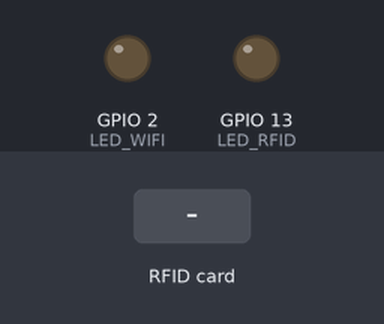
Simulated run of this program. Board: ESP32-S3. On the bench: output pins drawn as LEDs (lit = HIGH). The inputs (shaded band) are chosen by the test bench. WiFi joins after 1.5 s; servers stay silent unless stated; uploads are accepted with an empty reply; what the program prints to the serial monitor is not drawn.

Above: at 0.0 s.
At 4.9 s:
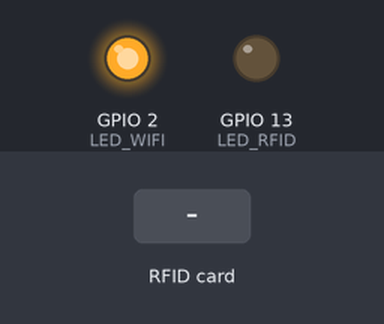
5.0 s: RFID card 5E 7A 19 C4 held to the reader
At 5.19 s:
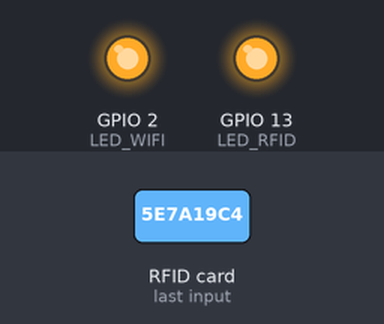
Timing chart, 0 to 8.0 s (numbered marks = the images above; inputs shaded):
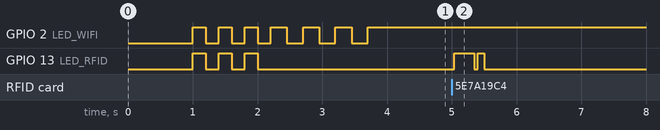

The program:

main.cpp
```cpp
#include <Arduino.h>
#include <SPI.h>
#include <MFRC522.h>
#include <WiFi.h>
#include <HTTPClient.h>
#include <ArduinoJson.h>

// ============================================
// CONFIGURACIÓN WIFI - RED REAL
// ============================================
const char* ssid = "redmi-note";          // Nombre del WiFi que TIENES
const char* password = "124abcjeje";        // Contraseña del WiFi

// Dirección del servidor (CAMBIAR según PC que uses)
const char* serverUrl = "http://10.95.16.191:5000/rfid"; // IP del PC con Flask

// ============================================
// CONFIGURACIÓN RFID Y LEDs
// ============================================
#define SS_PIN    8    // GPIO8 -> SDA/SS
#define RST_PIN   4    // GPIO4 -> RST
#define LED_WIFI  2    // GPIO2 - LED onboard azul
#define LED_RFID  13   // GPIO13 - LED para lectura (opcional)

MFRC522 mfrc522(SS_PIN, RST_PIN);

// ============================================
// VARIABLES GLOBALES
// ============================================
unsigned long lastReadTime = 0;
const unsigned long READ_INTERVAL = 3000; // 3 segundos entre lecturas

// ============================================
// CONEXIÓN WIFI AUTOMÁTICA AL ENCENDER
// ============================================
void connectToWiFi() {
    Serial.print("📡 Conectando a: ");
    Serial.println(ssid);

    // Configurar WiFi
    WiFi.mode(WIFI_STA);
    WiFi.begin(ssid, password);

    // LED parpadea rápido mientras conecta
    unsigned long startTime = millis();
    while (WiFi.status() != WL_CONNECTED && (millis() - startTime) < 15000) {
        digitalWrite(LED_WIFI, !digitalRead(LED_WIFI));
        delay(250);
        Serial.print(".");
    }

    if (WiFi.status() == WL_CONNECTED) {
        digitalWrite(LED_WIFI, HIGH); // LED fijo = CONECTADO
        Serial.println("\n✅ WiFi CONECTADO!");
        Serial.print("📶 IP Local: ");
        Serial.println(WiFi.localIP());
        Serial.print("📡 RSSI: ");
        Serial.print(WiFi.RSSI());
        Serial.println(" dBm");
    } else {
        Serial.println("\n❌ FALLO WiFi");
        Serial.println("   El ESP32 se reiniciará en 5s...");
        digitalWrite(LED_WIFI, LOW);
        delay(5000);
        ESP.restart(); // Reinicia para intentar nuevamente
    }
}

// ============================================
// ENVÍO DE DATOS RFID AL SERVIDOR - FORMATO SIMPLIFICADO
// ============================================
bool sendRFIDData(String uid) {
    // Verificar conexión WiFi
    if (WiFi.status() != WL_CONNECTED) {
        Serial.println("⚠️  WiFi desconectado");
        digitalWrite(LED_WIFI, LOW);
        return false;
    }

    // Crear cliente HTTP
    HTTPClient http;
    http.begin(serverUrl);
    http.addHeader("Content-Type", "application/json");
    http.setTimeout(5000); // Timeout de 5 segundos

    // Crear JSON en formato simplificado: {"rfid":"UID_AQUI"}
    String body = "{\"rfid\":\"" + uid + "\"}";

    // Mostrar info de envío
    Serial.println("\n📤 ENVIANDO DATOS:");
    Serial.print("   Destino: ");
    Serial.println(serverUrl);
    Serial.print("   Datos: ");
    Serial.println(body);

    // Enviar POST
    int httpCode = http.POST(body);

    // Procesar respuesta
    if (httpCode > 0) {
        Serial.printf("📥 HTTP Code: %d\n", httpCode);

        if (httpCode == HTTP_CODE_OK || httpCode == HTTP_CODE_CREATED) {
            String response = http.getString();
            Serial.print("✅ ÉXITO - Respuesta: ");
            Serial.println(response);

            // LED de RFID parpadea rápido (éxito)
            if (LED_RFID != -1) {
                digitalWrite(LED_RFID, HIGH);
                delay(100);
                digitalWrite(LED_RFID, LOW);
                delay(50);
                digitalWrite(LED_RFID, HIGH);
                delay(100);
                digitalWrite(LED_RFID, LOW);
            }
            http.end();
            return true;
        } else {
            // Mostrar cuerpo de error si existe
            String errorResponse = http.getString();
            if (errorResponse.length() > 0) {
                Serial.print("📄 Respuesta del servidor: ");
                Serial.println(errorResponse);
            }
        }
    } else {
        Serial.printf("❌ Error HTTP: %s\n", http.errorToString(httpCode).c_str());
    }

    http.end();

    // LED de RFID parpadea lento (error)
    if (LED_RFID != -1) {
        for(int i = 0; i < 3; i++) {
            digitalWrite(LED_RFID, HIGH);
            delay(300);
            digitalWrite(LED_RFID, LOW);
            delay(200);
        }
    }

    return false;
}

// ============================================
// SETUP - EJECUTADO AL ENCENDER
// ============================================
void setup() {
    Serial.begin(115200);
    delay(1000); // Espera para estabilizar

    // Configurar LEDs
    pinMode(LED_WIFI, OUTPUT);
    pinMode(LED_RFID, OUTPUT);
    digitalWrite(LED_WIFI, LOW);
    digitalWrite(LED_RFID, LOW);

    // Secuencia de inicio
    Serial.println("\n\n" + String(80, '='));
    Serial.println("🚀 ESP32-S3 RFID CLIENT - INICIANDO");
    Serial.println(String(80, '='));

    // Parpadeo inicial de LEDs
    for(int i = 0; i < 3; i++) {
        digitalWrite(LED_WIFI, HIGH);
        digitalWrite(LED_RFID, HIGH);
        delay(200);
        digitalWrite(LED_WIFI, LOW);
        digitalWrite(LED_RFID, LOW);
        delay(200);
    }

    // CONEXIÓN AUTOMÁTICA A WIFI
    connectToWiFi();

    // Inicializar RFID
    SPI.begin();
    mfrc522.PCD_Init();

    // Verificar lector RFID
    byte version = mfrc522.PCD_ReadRegister(MFRC522::VersionReg);
    Serial.print("📟 Versión MFRC522: 0x");
    Serial.println(version, HEX);

    if (version == 0x00 || version == 0xFF) {
        Serial.println("❌ ERROR: Lector RFID NO detectado");
        Serial.println("   Verifica conexiones de pines:");
        Serial.println("   GPIO8 → SDA, GPIO4 → RST");
        Serial.println("   GPIO12 → SCK, GPIO11 → MOSI, GPIO13 → MISO");
        while(true); // Detener ejecución
    }

    Serial.println("\n🎫 SISTEMA LISTO");
    Serial.println(String(80, '='));
    Serial.println("📍 Acerca una tarjeta RFID al lector...");
    Serial.println(String(80, '=') + "\n");
}

// ============================================
// LOOP - EJECUTADO CONTINUAMENTE
// ============================================
void loop() {
    // Verificar WiFi cada 30 segundos
    static unsigned long lastWifiCheck = 0;
    if (millis() - lastWifiCheck > 30000) {
        if (WiFi.status() != WL_CONNECTED) {
            Serial.println("🔄 Reconectando WiFi...");
            digitalWrite(LED_WIFI, LOW);
            connectToWiFi();
        }
        lastWifiCheck = millis();
    }

    // LEER TARJETA RFID
    if (mfrc522.PICC_IsNewCardPresent() && mfrc522.PICC_ReadCardSerial()) {
        // Anti-rebote (3 segundos entre lecturas)
        if (millis() - lastReadTime < READ_INTERVAL) {
            mfrc522.PICC_HaltA();
            mfrc522.PCD_StopCrypto1();
            return;
        }

        lastReadTime = millis();

        // LED indica lectura
        if (LED_RFID != -1) {
            digitalWrite(LED_RFID, HIGH);
        }

        // EXTRAER UID HEX (formato compacto sin espacios)
        String uidHex = "";
        for (byte i = 0; i < mfrc522.uid.size; i++) {
            if (mfrc522.uid.uidByte[i] < 0x10) uidHex += "0";
            uidHex += String(mfrc522.uid.uidByte[i], HEX);
        }
        uidHex.toUpperCase();

        // MOSTRAR EN MONITOR SERIAL
        Serial.println("\n" + String(40, '═'));
        Serial.println("🎫 TARJETA RFID DETECTADA");
        Serial.println(String(40, '═'));
        Serial.print("🔑 UID: ");
        Serial.println(uidHex);
        Serial.print("⏰ Tiempo desde inicio: ");
        Serial.print(millis() / 1000);
        Serial.println(" segundos");

        // ENVIAR DATOS AL SERVIDOR - FORMATO SIMPLIFICADO
        bool success = sendRFIDData(uidHex);

        // Mostrar resultado
        Serial.print("📤 Estado: ");
        if (success) {
            Serial.println("✅ Datos enviados correctamente");
        } else {
            Serial.println("❌ Error al enviar datos");
        }

        Serial.println(String(40, '═') + "\n");

        // Apagar LED RFID
        if (LED_RFID != -1) {
            digitalWrite(LED_RFID, LOW);
        }

        // Liberar tarjeta
        mfrc522.PICC_HaltA();
        mfrc522.PCD_StopCrypto1();

        delay(100); // Pequeña pausa
    }

    delay(50); // Delay para evitar sobrecarga
}
```

Measured:
- after the input at 5.0 s, GPIO 13 (LED_RFID): LOW → HIGH at once, → LOW 0.31 s later, → HIGH 0.05 s later, → LOW 0.10 s later
